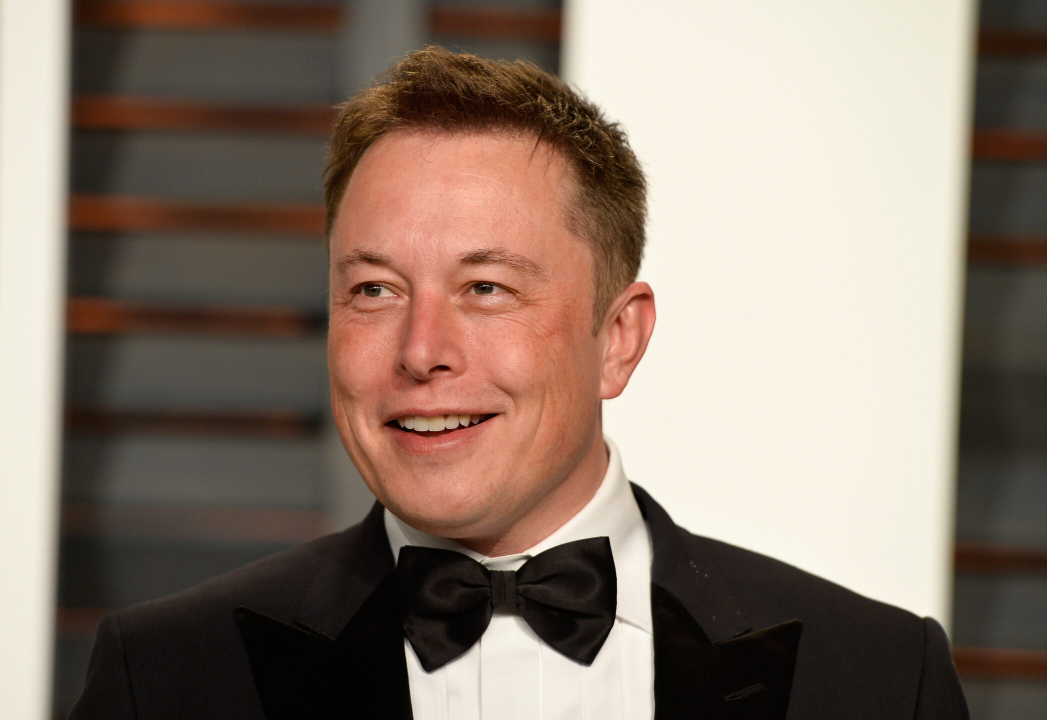
#> input picture known-faces/Elon Musk.jpg, 2093 x 1440 px (shown at 1/2 size)
$ python detect_eyes.py
#> lines starting #> are read from the running program, lines starting #| are printed output that depends on the picture; pictures that were not available may be replaced by others from this repository, and a replacement may not be noted
### utils.py
import glob
import os
import cv2
import json


def get_autherized_names(path):
    # Load Images
    images_path = glob.glob(os.path.join(path, "*.*"))
    name_list = []
    for img_path in images_path:
        basename = os.path.basename(img_path)
        filename, _ = os.path.splitext(basename)
        name_list.append(filename)

    return name_list


# [46 lines left out: functions position_data, calculate_distance, transparent, not called in this run]


def read_json(file_path):
#> called with file_path = 'conf/config.json'
    with open(file_path, "r") as f:
#> (reads conf/config.json from the repository)
        return json.load(f)

### simple_facerec.py
import face_recognition
import cv2
import os
import glob
import numpy as np


class SimpleFacerec:
    def __init__(self):
        self.known_face_encodings = []
        self.known_face_names = []

        # Resize frame for a faster speed
        self.frame_resizing = 0.3

    def load_encoding_images(self, images_path):
        """
        Load encoding images from path
        :param images_path:
        :return:
        """
#> called with images_path = 'known-faces/'
        # Load Images
        images_path = glob.glob(os.path.join(images_path, "*.*"))

        print("{} encoding images found.".format(len(images_path)))

        # Store image encoding and names
        for img_path in images_path:
            img = cv2.imread(img_path)
#> img is the input picture: shape (1440, 2093, 3); mean B, G, R 109.9, 122.5, 139.3
            rgb_img = cv2.cvtColor(img, cv2.COLOR_BGR2RGB)

            # Get the filename only from the initial file path.
            basename = os.path.basename(img_path)
            (filename, ext) = os.path.splitext(basename)
            # Get encoding
            img_encoding = face_recognition.face_encodings(rgb_img)[0]

            # Store file name and file encoding
            self.known_face_encodings.append(img_encoding)
            self.known_face_names.append(filename)
        print("Encoding images loaded")

    def detect_known_faces(self, frame):
        small_frame = cv2.resize(
            frame, (0, 0), fx=self.frame_resizing, fy=self.frame_resizing
        )
        # Find all the faces and face encodings in the current frame of video
        # Convert the image from BGR color (which OpenCV uses) to RGB color (which face_recognition uses)
        rgb_small_frame = cv2.cvtColor(small_frame, cv2.COLOR_BGR2RGB)
        face_locations = face_recognition.face_locations(rgb_small_frame)
        face_encodings = face_recognition.face_encodings(
            rgb_small_frame, face_locations
        )

        face_names = []
        for face_encoding in face_encodings:
            # See if the face is a match for the known face(s)
            matches = face_recognition.compare_faces(
                self.known_face_encodings, face_encoding, 0.5
            )
            name = "Unknown"

            # # If a match was found in known_face_encodings, just use the first one.
            # if True in matches:
            #     first_match_index = matches.index(True)
            #     name = known_face_names[first_match_index]

            # Or instead, use the known face with the smallest distance to the new face
            face_distances = face_recognition.face_distance(
                self.known_face_encodings, face_encoding
            )
            best_match_index = np.argmin(face_distances)
            if matches[best_match_index]:
                name = self.known_face_names[best_match_index]
            face_names.append(name)

        # Convert to numpy array to adjust coordinates with frame resizing quickly
        face_locations = np.array(face_locations)
        face_locations = face_locations / self.frame_resizing
        return face_locations.astype(int), face_names

### detect_eyes.py
import cv2
from simple_facerec import SimpleFacerec
import face_recognition as fr
import os
from utils import *

absolute_path = os.path.dirname(os.path.abspath(__file__))

######## Load variables ########
config_file = read_json(os.path.join(absolute_path, "conf/config.json"))

## Window Name
window_name = config_file["variables"]["window_name"]

## The Camera
camera = config_file["variables"]["camera"]
cv2.namedWindow(window_name, cv2.WINDOW_AUTOSIZE)

######## Load the Images ########

# Encode faces from a folder
known_faces_folder = os.path.join(absolute_path, "known-faces/")
name_list = get_autherized_names(known_faces_folder)
sfr = SimpleFacerec()
sfr.load_encoding_images(known_faces_folder)
#> (the call stopped at in load_encoding_images, `img_encoding = face_recognition.face_encodings(rgb_img)[0]`: face_recognition is not available in this run)

video = cv2.VideoCapture(0)

face_cover_img = cv2.imread(
    os.path.join(absolute_path, "images/control_panel01.png"), -1
)
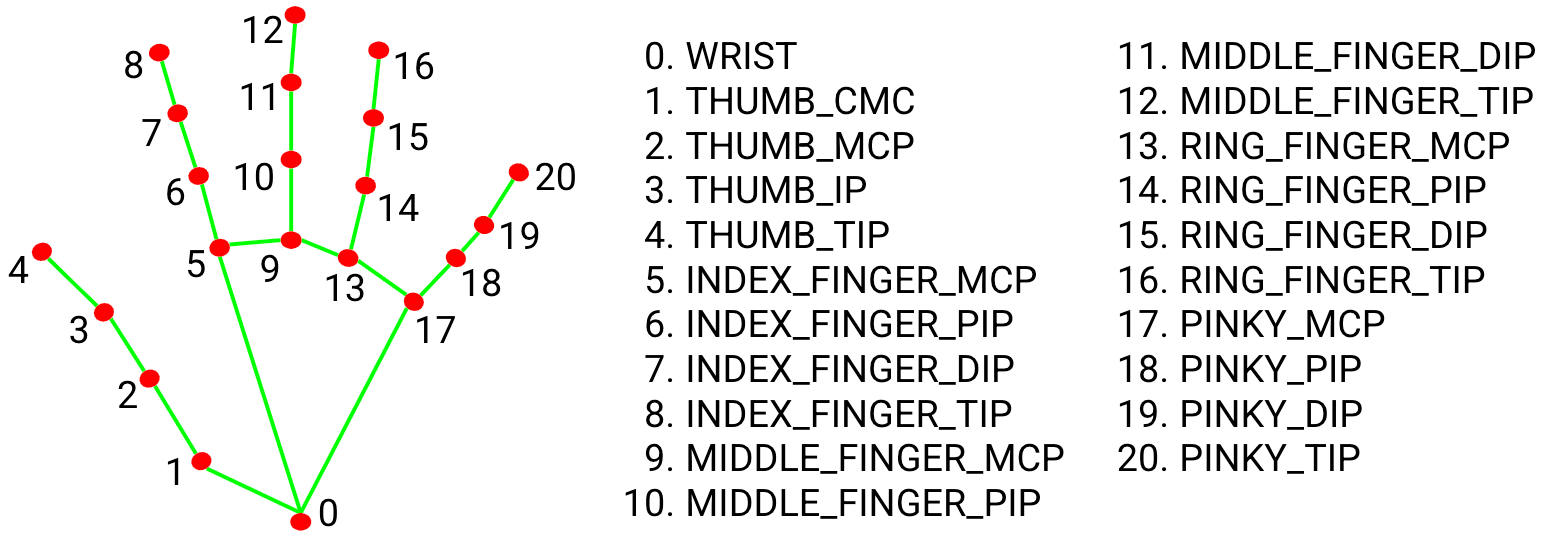
#> input picture hand_landmarks.png, 1543 x 538 px, given in place of control_panel01.png, which was not available
#> face_cover_img is the input picture: shape (538, 1543, 4); mean B, G, R, A 233.1, 234.9, 234.9, 255
height, width = face_cover_img.shape[0], face_cover_img.shape[1]
#> height = 538; width = 1543
print(height, width)
#| 538 1543
info_board_size_rate = 0.4
board_size = (
    int(width * info_board_size_rate),
    int(height * info_board_size_rate),
)
#> board_size = (617, 215)
face_cover_img = cv2.resize(face_cover_img, board_size)
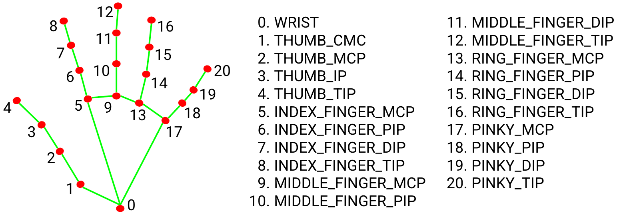
#> face_cover_img: shape (215, 617, 4); mean B, G, R, A 232.9, 234.7, 234.7, 255

while video.isOpened():
    video.set(cv2.CAP_PROP_FPS, 60)
    ret, frame = video.read()
    # frame = cv2.resize(frame, frame_res)
    frame = cv2.flip(frame, 1)
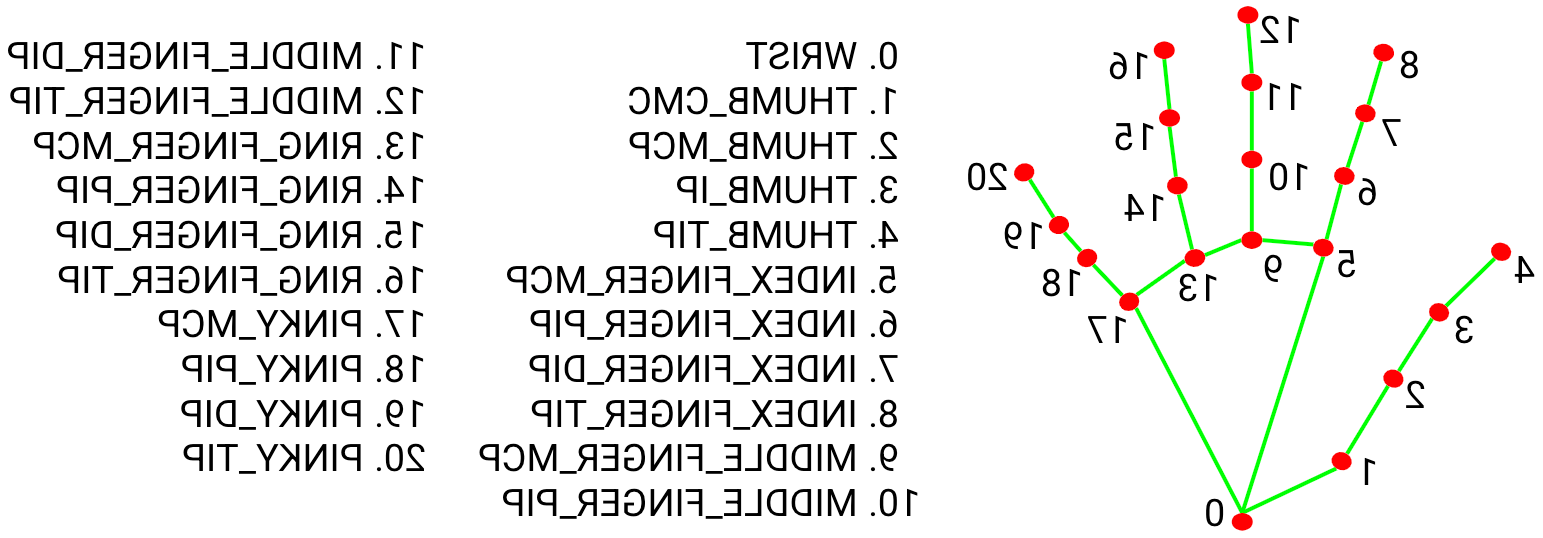
#> frame: shape (538, 1543, 3); mean B, G, R 233.1, 234.9, 234.9

    # Detect Faces
    face_locations, face_names = sfr.detect_known_faces(frame)
#> in detect_known_faces, `small_frame = cv2.resize( frame, (0, 0), fx=self.frame_resizing, fy=se..`:
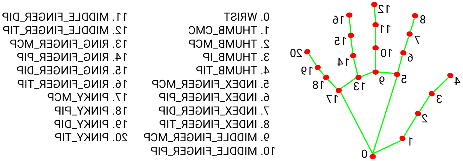
#> small_frame: shape (161, 463, 3); mean B, G, R 233, 234.8, 234.8
#> (the run stopped early here; a loop or call above may not have finished)
